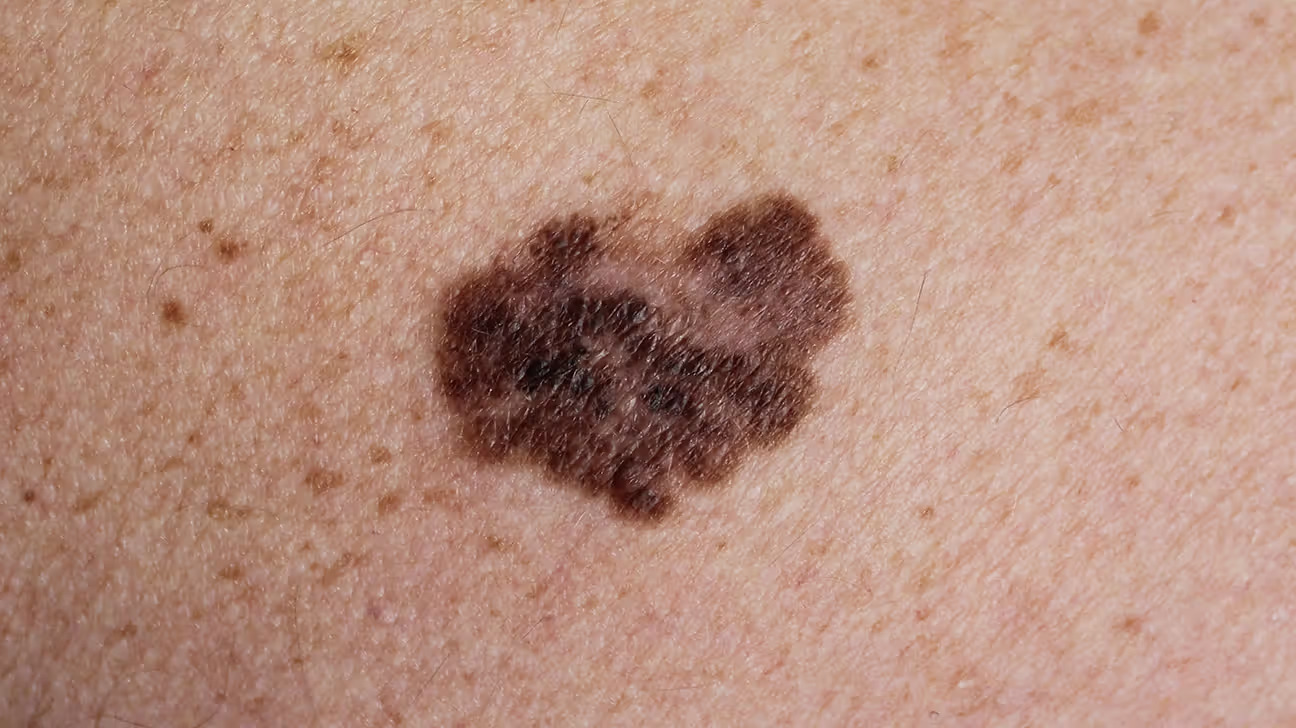
#> input picture eye-sense/ml/lesion.jpg, 1296 x 728 px, given as the content of the folder dataset/images, which was not available
$ python OUTDATED_DL.py
#> lines starting #> are read from the running program, lines starting #| are printed output that depends on the picture; after the words box and inside, x2 and y2 are one past the last pixel; in counts of white or black regions, pixels touching at a corner belong together; pictures that were not available may be replaced by others from this repository, and a replacement may not be noted
### eye-sense/ml/et_bot.py
import cv2
import numpy as np
import matplotlib.pyplot as plt
import random
import os
import datetime

def zoom_image(image, zoom_factor=1.2):
    """Zoom into the center of the image by a zoom_factor."""
    h, w = image.shape[:2]
    new_h = int(h / zoom_factor)
    new_w = int(w / zoom_factor)
    top = (h - new_h) // 2
    left = (w - new_w) // 2
    cropped = image[top:top+new_h, left:left+new_w]
    return cv2.resize(cropped, (w, h), interpolation=cv2.INTER_LINEAR)

def remove_hair(image, kernel_size=17, threshold=10, inpaint_radius=1):
    """Removes hair using black-hat filtering + inpainting."""
    gray = cv2.cvtColor(image, cv2.COLOR_BGR2GRAY)
    kernel = cv2.getStructuringElement(cv2.MORPH_RECT, (kernel_size, kernel_size))
    blackhat = cv2.morphologyEx(gray, cv2.MORPH_BLACKHAT, kernel)
    _, mask = cv2.threshold(blackhat, threshold, 255, cv2.THRESH_BINARY)
    inpainted = cv2.inpaint(image, mask, inpaint_radius, cv2.INPAINT_TELEA)
    return inpainted

def load_image(filepath):
    """Load and return BGR and grayscale image."""
    image = cv2.imread(filepath)
    return image, cv2.cvtColor(image, cv2.COLOR_BGR2GRAY)

def segment_lesion(gray_image):
    """Segment the lesion using Otsu thresholding and return the largest contour."""
    _, binary = cv2.threshold(gray_image, 0, 255, cv2.THRESH_BINARY_INV + cv2.THRESH_OTSU)
    contours, _ = cv2.findContours(binary, cv2.RETR_EXTERNAL, cv2.CHAIN_APPROX_SIMPLE)
    if not contours:
        raise ValueError("No contours found!")
    return max(contours, key=cv2.contourArea)

def sample_border_points(contour, num_points):
    contour_points = contour.squeeze()
    if len(contour_points.shape) == 1:
        contour_points = np.expand_dims(contour_points, axis=0)
    indices = np.random.choice(len(contour_points), num_points, replace=True)
    return [tuple(contour_points[i]) for i in indices]

def sample_internal_points(mask, num_points):
    ys, xs = np.where(mask == 255)
    if len(xs) == 0:
        return []
    indices = np.random.choice(len(xs), num_points, replace=True)
    return list(zip(xs[indices], ys[indices]))

def create_mask_from_contour(shape, contour):
    mask = np.zeros(shape, dtype=np.uint8)
    cv2.drawContours(mask, [contour], -1, 255, -1)
    return mask

def visualize_heatmap(image, border_points, internal_points, output_dir='dataset/heatmaps', visualize=False, sigma=30, original_filename=None):
    h, w, _ = image.shape
    heatmap = np.zeros((h, w), dtype=np.float32)

    for x, y in border_points + internal_points:
        if 0 <= x < w and 0 <= y < h:
            heatmap[y, x] += 1

    from scipy.ndimage import gaussian_filter


    heatmap_blurred = gaussian_filter(heatmap, sigma=30)
    heatmap_blurred = np.power(heatmap_blurred, 0.7)

    if np.max(heatmap_blurred) == 0:
        return

    heatmap_normalized = heatmap_blurred / np.max(heatmap_blurred)

    plt.figure(figsize=(10, 8))
    plt.imshow(image)
    plt.imshow(heatmap_normalized, cmap='jet', alpha=0.4)
    plt.axis('off')
    plt.title('Gaze Heatmap Overlay')

    if visualize:
        plt.show()
        return

    os.makedirs(output_dir, exist_ok=True)

    if original_filename:
        base_name = os.path.splitext(original_filename)[0]
        filename = f'{output_dir}/{base_name}_heatmap.png'
    else:
        filename = f'{output_dir}/heatmap_{datetime.datetime.now().strftime("%Y%m%d_%H%M%S_%f")}.jpg'

    plt.savefig(filename, bbox_inches='tight', pad_inches=0)
    plt.close()

def simulate_derm_gaze(filepath, num_border_points=3000, num_internal_points=2000, visualize=False):
    # Load and zoom
    raw_image, _ = load_image(filepath)
    image = zoom_image(raw_image)

    # Hair removal
    cleaned = remove_hair(image)

    # Grayscale after cleanup
    gray = cv2.cvtColor(cleaned, cv2.COLOR_BGR2GRAY)

    # Segmentation
    contour = segment_lesion(gray)
    mask = create_mask_from_contour(gray.shape, contour)

    # Sampling
    border_points = sample_border_points(contour, num_border_points)
    internal_points = sample_internal_points(mask, num_internal_points)

    # Heatmap
    visualize_heatmap(image, border_points, internal_points, original_filename=os.path.basename(filepath), visualize=visualize)

# Process all images in folder
files = sorted(os.listdir('dataset/images'))
for file in files:
    simulate_derm_gaze(f'dataset/images/{file}')
#> in load_image, image is the input picture: shape (728, 1296, 3); mean B, G, R 127, 143.5, 183.1
#> in remove_hair, `_, mask = cv2.threshold(blackhat, threshold, 255, cv2.THRESH_BINARY)`:
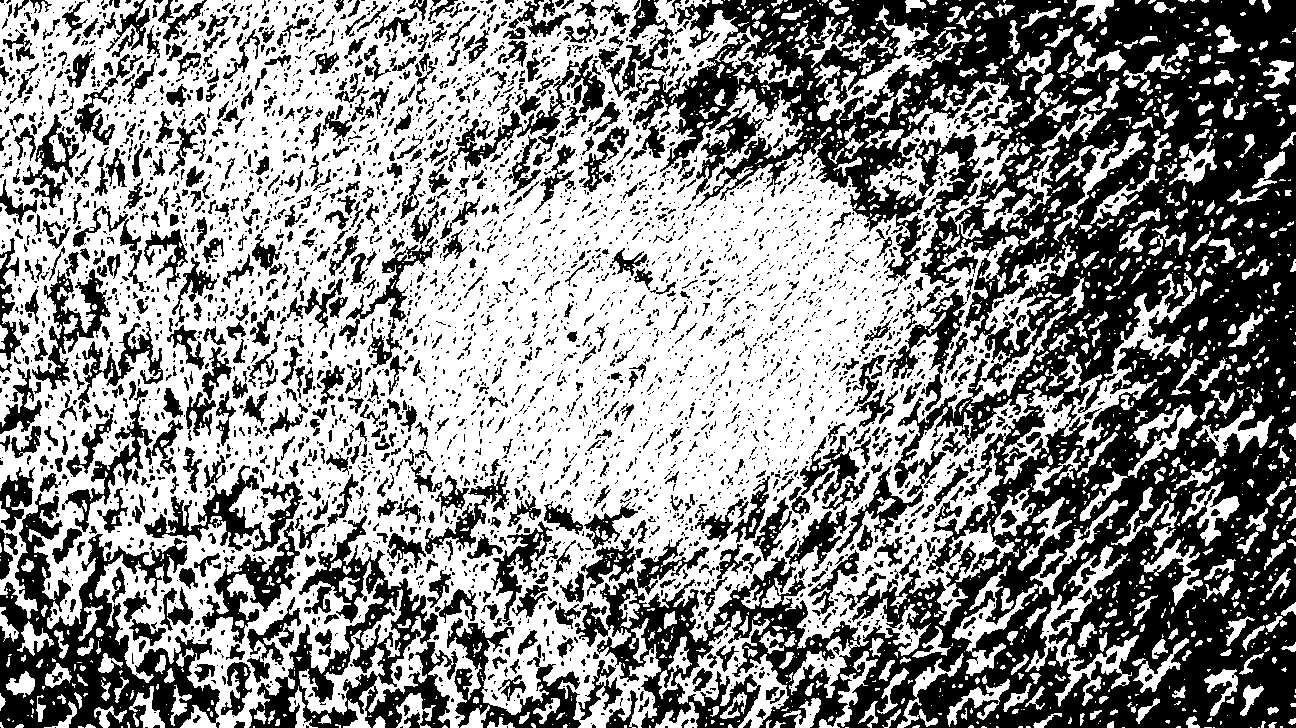
#> mask: shape (728, 1296); 55.4% white; 4063 black regions (3072 under 20 px), largest, box (x1, y1, x2, y2) and area: (575, 0, 1296, 728) 233192, (0, 493, 220, 728) 20175, (249, 515, 458, 728) 13519
#> in segment_lesion, `contours, _ = cv2.findContours(binary, cv2.RETR_EXTERNAL, cv2.CHAIN_AP..`: contours = 507 contours, 471 with area under 20; largest, box (x1, y1, x2, y2) and area: (370, 159, 888, 566) 132558, (0, 474, 244, 728) 31558, (57, 441, 202, 563) 4170, (217, 475, 284, 542) 2049, (45, 277, 106, 333) 1858
#> in simulate_derm_gaze, `contour = segment_lesion(gray)`: contour = contour of 2035 points, box (x1, y1, x2, y2) (370, 159, 888, 566), area 132558
#> in sample_border_points, `contour_points = contour.squeeze()`: contour_points = 2035 pairs, first value 370 to 887, second value 159 to 565
#> in sample_border_points, `indices = np.random.choice(len(contour_points), num_points, replace=Tr..`: indices = 3000 values, max 2033 at index 1691, min 0 at index 679, mean 1025.1
#> in simulate_derm_gaze, `border_points = sample_border_points(contour, num_border_points)`: border_points = 3000 pairs, first value 370 to 887, second value 159 to 565
#> in sample_internal_points, `indices = np.random.choice(len(xs), num_points, replace=True)`: indices = 2000 values, max 134179 at index 885, min 10 at index 876, mean 66296
#> in simulate_derm_gaze, `internal_points = sample_internal_points(mask, num_internal_points)`: internal_points = 2000 pairs, first value 379 to 883, second value 161 to 562
#> the loop in visualize_heatmap, `for x, y in border_points + internal_points:` made 5000 passes
#> (x, y) on passes 1 to 3: (420, 255), (547, 191), (867, 315)

# simulate_derm_gaze('lesion.jpg', visualize=True)

### eye-sense/ml/OUTDATED_DL.py
import os
import cv2
import numpy as np
from et_bot import simulate_derm_gaze, load_image, segment_lesion, create_mask_from_contour, sample_border_points, sample_internal_points
from google.cloud import aiplatform
import tensorflow as tf
from tensorflow.keras import layers, models
import matplotlib.pyplot as plt
from pathlib import Path
from sklearn.model_selection import train_test_split
from concurrent.futures import ProcessPoolExecutor, as_completed
from functools import partial
import multiprocessing
from tqdm import tqdm
import tempfile
import shutil

class HeatmapDatasetGenerator:
    def __init__(self, input_dir, output_dir, num_samples_per_image=5):
        self.input_dir = input_dir
        self.output_dir = output_dir
        self.num_samples_per_image = num_samples_per_image
        self.ensure_directories()
        self.num_workers = multiprocessing.cpu_count()
        self.temp_dir = tempfile.mkdtemp()

    def ensure_directories(self):
        """Create necessary directories if they don't exist."""
        os.makedirs(os.path.join(self.output_dir, 'images'), exist_ok=True)
        os.makedirs(os.path.join(self.output_dir, 'heatmaps'), exist_ok=True)

    def __del__(self):
        """Clean up temporary directory."""
        if hasattr(self, 'temp_dir'):
            shutil.rmtree(self.temp_dir, ignore_errors=True)

    def preprocess_image(self, image_path):
        """Preprocess image and cache results."""
        try:
            image, gray = load_image(image_path)
            contour = segment_lesion(gray)
            mask = create_mask_from_contour(gray.shape, contour)

            # Cache the results
            cache_path = os.path.join(self.temp_dir, f"{Path(image_path).stem}_cache.npz")
            np.savez(cache_path, image=image, gray=gray, contour=contour, mask=mask)

            return image, gray, contour, mask, cache_path
        except Exception as e:
            print(f"Warning: Failed to process {image_path}: {str(e)}")
            # Create a default mask covering the center of the image
            height, width = gray.shape
            center_x, center_y = width // 2, height // 2
            radius = min(width, height) // 4
            y, x = np.ogrid[-center_y:height-center_y, -center_x:width-center_x]
            mask = (x*x + y*y <= radius*radius).astype(np.uint8) * 255
            contour = np.array([[[center_x + radius * np.cos(theta),
                                center_y + radius * np.sin(theta)]]
                              for theta in np.linspace(0, 2*np.pi, 100)], dtype=np.int32)

            # Cache the results with default values
            cache_path = os.path.join(self.temp_dir, f"{Path(image_path).stem}_cache.npz")
            np.savez(cache_path, image=image, gray=gray, contour=contour, mask=mask)

            return image, gray, contour, mask, cache_path

    def load_cached_results(self, cache_path):
        """Load cached preprocessing results."""
        cache = np.load(cache_path)
        return cache['image'], cache['gray'], cache['contour'], cache['mask']

    def generate_heatmap_vectorized(self, image, contour, mask, num_border_points=150, num_internal_points=150):
        """Generate a heatmap using vectorized operations."""
        # Vectorized point sampling
        contour_points = contour.squeeze()
        if len(contour_points.shape) == 1:
            contour_points = np.expand_dims(contour_points, axis=0)

        # Sample border points
        border_indices = np.random.choice(len(contour_points), num_border_points, replace=True)
        border_points = contour_points[border_indices]

        # Sample internal points
        ys, xs = np.where(mask == 255)
        internal_indices = np.random.choice(len(xs), num_internal_points, replace=True)
        internal_points = np.column_stack((xs[internal_indices], ys[internal_indices]))

        # Create heatmap using vectorized operations
        heatmap = np.zeros(image.shape[:2], dtype=np.float32)
        all_points = np.vstack((border_points, internal_points))

        # Convert points to integer coordinates
        all_points = all_points.astype(int)

        # Filter out points outside image bounds
        valid_mask = (all_points[:, 0] >= 0) & (all_points[:, 0] < image.shape[1]) & \
                    (all_points[:, 1] >= 0) & (all_points[:, 1] < image.shape[0])
        valid_points = all_points[valid_mask]

        # Update heatmap using vectorized indexing
        heatmap[valid_points[:, 1], valid_points[:, 0]] += 1

        # Apply Gaussian blur using separable filters for better performance
        from scipy.ndimage import gaussian_filter1d
        heatmap = gaussian_filter1d(heatmap, sigma=30, axis=0)
        heatmap = gaussian_filter1d(heatmap, sigma=30, axis=1)
        heatmap = heatmap / np.max(heatmap)  # Normalize

        return heatmap

    def process_single_image(self, img_file, i, cache_path):
        """Process a single image and generate its heatmap."""
        # Load cached results
        image, gray, contour, mask = self.load_cached_results(cache_path)

        # Generate heatmap
        heatmap = self.generate_heatmap_vectorized(image, contour, mask)

        # Save image and heatmap
        base_name = f"{Path(img_file).stem}_{i}"
        cv2.imwrite(os.path.join(self.output_dir, 'images', f"{base_name}.jpg"), image)
        np.save(os.path.join(self.output_dir, 'heatmaps', f"{base_name}.npy"), heatmap)

        return True

    def generate_dataset(self):
        """Generate dataset of images and corresponding heatmaps using parallel processing."""
        image_files = [f for f in os.listdir(self.input_dir) if f.endswith(('.jpg', '.png', '.jpeg'))]
        total_tasks = len(image_files) * self.num_samples_per_image

        print(f"Starting dataset generation with {self.num_workers} workers")
        print(f"Processing {len(image_files)} images with {self.num_samples_per_image} samples each")
        print(f"Total tasks: {total_tasks}")

        # Preprocess all images and cache results
        print("Preprocessing images...")
        cache_paths = {}
        for img_file in tqdm(image_files, desc="Preprocessing"):
            img_path = os.path.join(self.input_dir, img_file)
            _, _, _, _, cache_path = self.preprocess_image(img_path)
            cache_paths[img_file] = cache_path

        # Create a list of all tasks
        tasks = []
        for img_file in image_files:
            for i in range(self.num_samples_per_image):
                tasks.append((img_file, i, cache_paths[img_file]))

        # Process tasks in parallel with progress bar
        with ProcessPoolExecutor(max_workers=self.num_workers) as executor:
            # Use partial to create a function with fixed parameters
            process_func = partial(self.process_single_image)

            # Submit all tasks and create progress bar
            futures = [executor.submit(process_func, task[0], task[1], task[2]) for task in tasks]

            # Track progress using tqdm
            with tqdm(total=total_tasks, desc="Generating heatmaps") as pbar:
                for future in as_completed(futures):
                    try:
                        future.result()
                        pbar.update(1)
                    except Exception as e:
                        print(f"\nError processing task: {e}")
                        pbar.update(1)

        print("\nDataset generation completed!")

class DataLoader:
    def __init__(self, dataset_dir, test_size=0.2, random_state=42):
        self.dataset_dir = dataset_dir
        self.test_size = test_size
        self.random_state = random_state
        self.image_dir = os.path.join(dataset_dir, 'images')
        self.heatmap_dir = os.path.join(dataset_dir, 'heatmaps')

    def load_data(self):
        """Load and preprocess the dataset."""
        image_files = [f for f in os.listdir(self.image_dir) if f.endswith(('.jpg', '.png', '.jpeg'))]
        X = []
        y = []

        for img_file in image_files:
            # Load image
            img_path = os.path.join(self.image_dir, img_file)
            image = cv2.imread(img_path)
            image = cv2.cvtColor(image, cv2.COLOR_BGR2RGB)
            image = cv2.resize(image, (256, 256))  # Resize to model input size
            image = image / 255.0  # Normalize

            # Load corresponding heatmap
            heatmap_path = os.path.join(self.heatmap_dir, f"{Path(img_file).stem}.npy")
            heatmap = np.load(heatmap_path)
            heatmap = cv2.resize(heatmap, (256, 256))  # Resize to match image size

            X.append(image)
            y.append(heatmap)

        X = np.array(X)
        y = np.array(y)
        y = np.expand_dims(y, axis=-1)  # Add channel dimension for heatmap

        # Split into train and test sets
        X_train, X_test, y_train, y_test = train_test_split(
            X, y, test_size=self.test_size, random_state=self.random_state
        )

        return X_train, X_test, y_train, y_test

class HeatmapPredictor:
    def __init__(self, input_shape=(256, 256, 3)):
        self.input_shape = input_shape
        self.model = self.build_model()

    # [47 lines left out: functions build_model, train, not called in this run]

    def predict(self, image):
        """Predict heatmap for a new image."""
        return self.model.predict(np.expand_dims(image, axis=0))[0]

    # [20 lines left out: function evaluate, not called in this run]

def main():
    # Initialize Google Cloud
    print("Initializing Google Cloud")
    aiplatform.init(project="eye-sense", location="us-central1")
    print("Google Cloud initialized")
    # Generate dataset
    generator = HeatmapDatasetGenerator(
        input_dir="ml/input_images",
        output_dir="ml/dataset",
        num_samples_per_image=5
    )
    print("Generating dataset")
    generator.generate_dataset()
#> in segment_lesion (call 2), `_, binary = cv2.threshold(gray_image, 0, 255, cv2.THRESH_BINARY_INV + ..`:
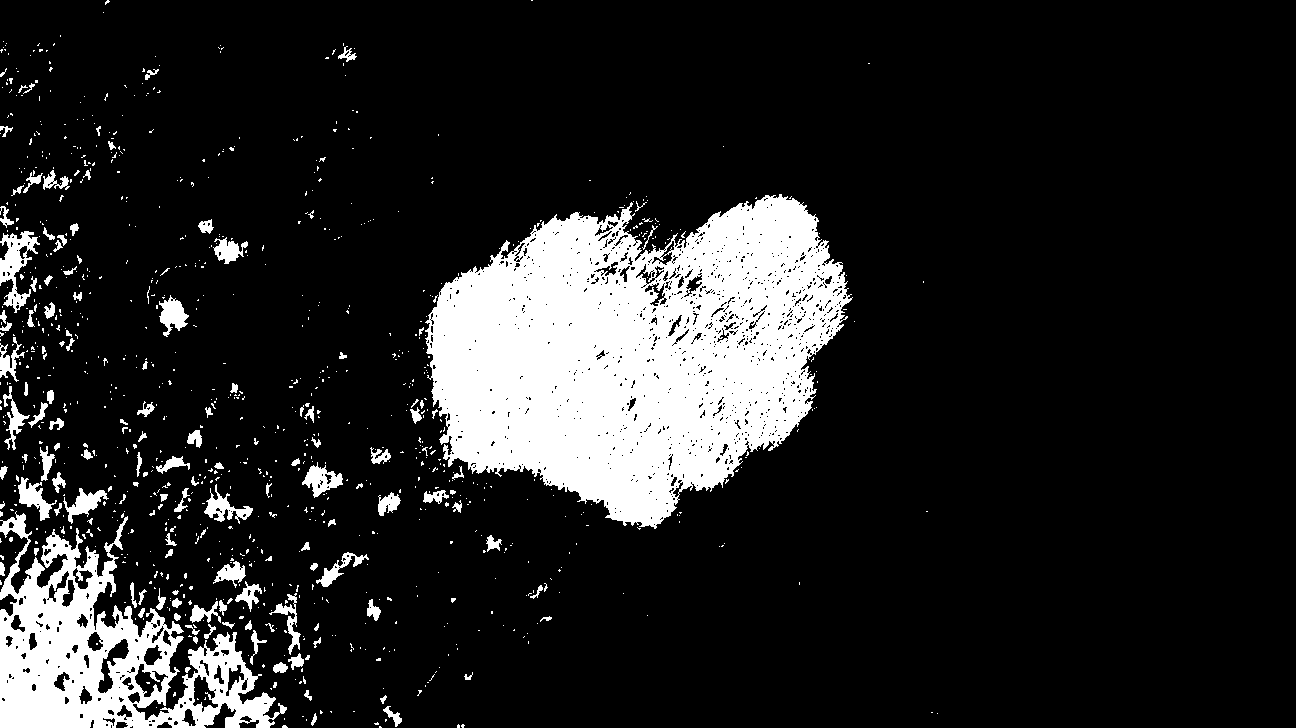
#> binary: shape (728, 1296); 14.5% white; 975 white regions (838 under 20 px)
#> in segment_lesion (call 2), `contours, _ = cv2.findContours(binary, cv2.RETR_EXTERNAL, cv2.CHAIN_AP..`: contours = 969 contours, 870 with area under 20; largest, box (x1, y1, x2, y2) and area: (425, 194, 853, 529) 95380, (0, 511, 287, 728) 29316, (0, 231, 40, 313) 1323, (302, 462, 343, 498) 667, (159, 295, 189, 337) 592
#> in preprocess_image, `contour = segment_lesion(gray)`: contour = contour of 1448 points, box (x1, y1, x2, y2) (425, 194, 853, 529), area 95380
#> call 2 of create_mask_from_contour, with shape = (728, 1296), contour = array of shape (1448, 1, 2)
#> in create_mask_from_contour (call 2), `cv2.drawContours(mask, [contour], -1, 255, -1)`:
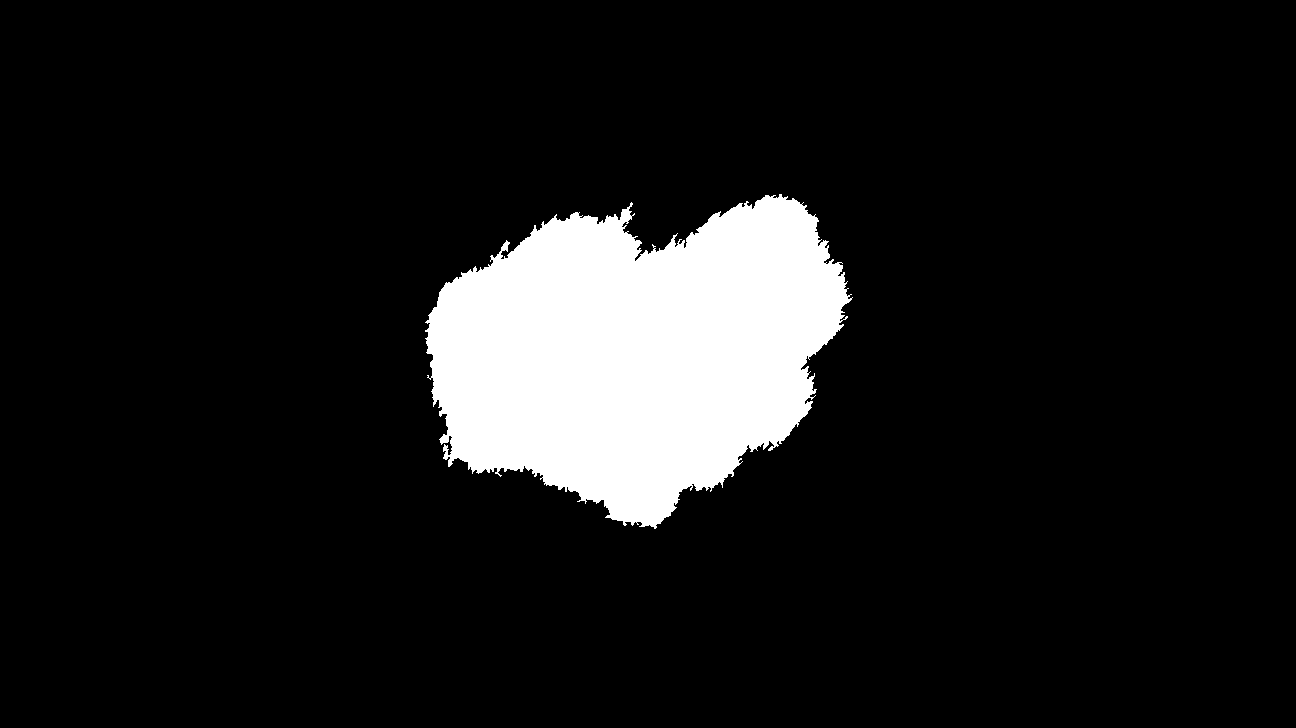
#> mask: shape (728, 1296); 10.2% white; 1 white region, box (x1, y1, x2, y2) and area: (425, 194, 853, 529) 96479
#> after the loop in generate_dataset, `for img_file in image_files:`: tasks = 5 items
#> the loop in generate_dataset, `for future in as_completed(futures):` made 5 passes
    print("Dataset generated")

    # Load and split dataset
    print("Loading and splitting dataset")
    data_loader = DataLoader("ml/dataset")
    X_train, X_test, y_train, y_test = data_loader.load_data()
    print("Dataset loaded and split")

    # Initialize and train model
    print("Initializing and training model")
    predictor = HeatmapPredictor()
    predictor.train(X_train, y_train, validation_split=0.2, epochs=50, batch_size=32)
    print("Model trained")
    # Evaluate model
    print("Evaluating model")
    predictor.evaluate(X_test, y_test)
    print("Model evaluated")

    # Save model
    predictor.model.save("ml/models/heatmap_predictor")

if __name__ == "__main__":
#> (the run stopped early here; a loop or call above may not have finished)
